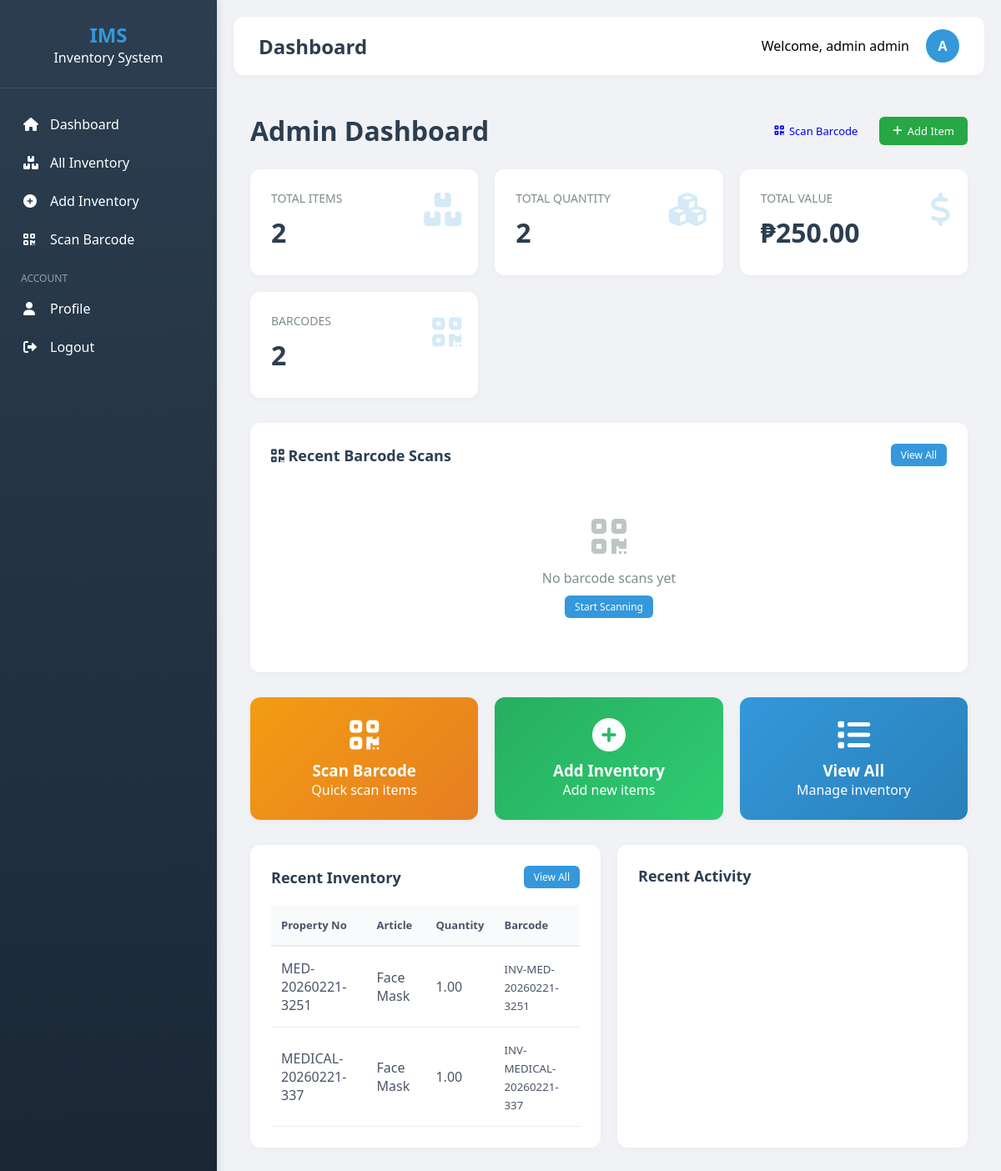
The app's page /admin/dashboard.php (signed in) with its own data.
### tables this page shows
CREATE TABLE `inventory` (
  `id` int(11) NOT NULL,
  `article_name` varchar(255) NOT NULL,
  `description` text DEFAULT NULL,
  `property_no` varchar(120) DEFAULT NULL,
  `uom` varchar(50) DEFAULT NULL,
  `qty_property_card` decimal(12,2) DEFAULT 0.00,
  `qty_physical_count` decimal(12,2) DEFAULT 0.00,
  `location_id` int(11) DEFAULT NULL,
  `condition_text` varchar(100) DEFAULT NULL,
  `remarks` text DEFAULT NULL,
  `certified_correct` text DEFAULT NULL,
  `approved_by` int(11) DEFAULT NULL,
  `verified_by` int(11) DEFAULT NULL,
  `section_id` int(11) DEFAULT NULL,
  `date_added` timestamp NOT NULL DEFAULT current_timestamp(),
  `date_updated` timestamp NULL DEFAULT NULL,
  `fund_cluster` varchar(50) DEFAULT NULL,
  `unit_value` decimal(12,2) DEFAULT 0.00,
  `equipment_id` int(11) DEFAULT 1,
  `type_equipment` varchar(50) DEFAULT '',
  `category` varchar(50) DEFAULT '',
  `allocate_to` int(11) DEFAULT NULL,
  `barcode_data` varchar(255) DEFAULT NULL,
  `barcode_image` longblob DEFAULT NULL
);

### includes/functions.php (called while the page is built, shortened)
<?php
require_once __DIR__ . '/../config/database.php';
function formatCurrency($amount) {
    return '₱' . number_format($amount, 2);
}
function getInventoryStats() {
    global $conn;
    $stats = [];
    $result = $conn->query("SELECT COUNT(*) as total FROM inventory");
    $stats['total_items'] = $result->fetch_assoc()['total'] ?? 0;
    $result = $conn->query("SELECT SUM(qty_physical_count) as total FROM inventory");
    $stats['total_quantity'] = $result->fetch_assoc()['total'] ?? 0;
    $result = $conn->query("SELECT SUM(qty_physical_count * unit_value) as total FROM inventory");
    $stats['total_value'] = $result->fetch_assoc()['total'] ?? 0;
    $result = $conn->query("SELECT i.*, d.name as location_name
                            FROM inventory i
                            LEFT JOIN departments d ON i.location_id = d.id
                            ORDER BY i.date_added DESC LIMIT 10");
    $stats['recent'] = [];
    while ($row = $result->fetch_assoc()) {
        $stats['recent'][] = $row;
    }
    return $stats;
}
?>

### admin/dashboard.php (the view, shortened to what this page needs)
<?php
require_once '../includes/header.php';
require_once '../includes/functions.php';
$stats = getInventoryStats();
$recent_scans = $conn->query("
    SELECT a.*, u.username, i.article_name, i.property_no
    FROM activity_log a
    LEFT JOIN users u ON a.user_id = u.id
    LEFT JOIN inventory i ON a.item_id = i.id
    WHERE a.action = 'scan'
    ORDER BY a.date_created DESC
    LIMIT 10
");
?>
<?php include '../includes/sidebar.php'; ?>
<div style="padding: 20px;">
    <div style="display: flex; justify-content: space-between; align-items: center; margin-bottom: 25px;">
        <h1 style="color: #2c3e50;">Admin Dashboard</h1>
        <div style="display: flex; gap: 10px;">
            <a href="../scan/index.php" class="btn btn-warning">
                <i class="fas fa-qrcode"></i> Scan Barcode
            </a>
            <a href="add_inventory.php" class="btn btn-success">
                <i class="fas fa-plus"></i> Add Item
            </a>
        </div>
    </div>
    <div class="stats-grid">
        <div class="stat-card">
            <div class="stat-icon"><i class="fas fa-boxes"></i></div>
            <div class="stat-title">Total Items</div>
            <div class="stat-value"><?php echo number_format($stats['total_items']); ?></div>
        </div>
        <div class="stat-card">
            <div class="stat-icon"><i class="fas fa-cubes"></i></div>
            <div class="stat-title">Total Quantity</div>
            <div class="stat-value"><?php echo number_format($stats['total_quantity']); ?></div>
        </div>
        <div class="stat-card">
            <div class="stat-icon"><i class="fas fa-dollar-sign"></i></div>
            <div class="stat-title">Total Value</div>
            <div class="stat-value"><?php echo formatCurrency($stats['total_value']); ?></div>
        </div>
        <div class="stat-card">
            <div class="stat-icon"><i class="fas fa-qrcode"></i></div>
            <div class="stat-title">Barcodes</div>
            <div class="stat-value">
                <?php
                $barcodes = $conn->query("SELECT COUNT(*) as count FROM inventory WHERE barcode_data IS NOT NULL")->fetch_assoc()['count'];
                echo $barcodes;
                ?>
            </div>
        </div>
    </div>
    <div class="table-container">
        <div class="table-header">
            <h3 class="table-title"><i class="fas fa-qrcode"></i> Recent Barcode Scans</h3>
            <a href="../scan/history.php" class="btn btn-primary btn-sm">View All</a>
        </div>
        <?php if ($recent_scans && $recent_scans->num_rows > 0): ?>
            <table>
                <thead>
                    <tr>
                        <th>Date/Time</th>
                        <th>User</th>
                        <th>Item Scanned</th>
                        <th>Property No</th>
                        <th>Action</th>
                    </tr>
                </thead>
                <tbody>
                    <?php while ($scan = $recent_scans->fetch_assoc()): ?>
                    <tr>
                        <td><?php echo date('M d, H:i A', strtotime($scan['date_created'])); ?></td>
                        <td><?php echo htmlspecialchars($scan['username'] ?? 'Unknown'); ?></td>
                        <td>
                            <?php if ($scan['item_id']): ?>
                                <a href="../admin/view_inventory.php?id=<?php echo $scan['item_id']; ?>">
                                    <?php echo htmlspecialchars($scan['article_name'] ?? 'Item #' . $scan['item_id']); ?>
                                </a>
                            <?php else: ?>
                                Unknown Item
                            <?php endif; ?>
                        </td>
                        <td><?php echo htmlspecialchars($scan['property_no'] ?? 'N/A'); ?></td>
                        <td>
                            <a href="../scan/index.php?barcode=<?php echo urlencode($scan['details']); ?>" class="btn btn-info btn-sm">
                                <i class="fas fa-sync"></i> Rescan
                            </a>
                        </td>
                    </tr>
                    <?php endwhile; ?>
                </tbody>
            </table>
        <?php else: ?>
            <p style="text-align: center; color: #7f8c8d; padding: 40px;">
                <i class="fas fa-qrcode" style="font-size: 48px; display: block; margin-bottom: 15px; opacity: 0.5;"></i>
                No barcode scans yet<br>
                <a href="../scan/index.php" class="btn btn-primary btn-sm" style="margin-top: 10px;">Start Scanning</a>
            </p>
        <?php endif; ?>
    </div>
    <div class="stats-grid" style="grid-template-columns: repeat(3, 1fr);">
        <a href="../scan/index.php" style="text-decoration: none;">
            <div class="stat-card" style="text-align: center; background: linear-gradient(135deg, #f39c12, #e67e22); color: white;">
                <i class="fas fa-qrcode" style="font-size: 40px; margin-bottom: 10px;"></i>
                <h3>Scan Barcode</h3>
                <p>Quick scan items</p>
            </div>
        </a>
        <a href="add_inventory.php" style="text-decoration: none;">
            <div class="stat-card" style="text-align: center; background: linear-gradient(135deg, #27ae60, #2ecc71); color: white;">
                <i class="fas fa-plus-circle" style="font-size: 40px; margin-bottom: 10px;"></i>
                <h3>Add Inventory</h3>
                <p>Add new items</p>
            </div>
        </a>
        <a href="inventory.php" style="text-decoration: none;">
            <div class="stat-card" style="text-align: center; background: linear-gradient(135deg, #3498db, #2980b9); color: white;">
                <i class="fas fa-list" style="font-size: 40px; margin-bottom: 10px;"></i>
                <h3>View All</h3>
                <p>Manage inventory</p>
            </div>
        </a>
    </div>
    <div style="display: grid; grid-template-columns: 1fr 1fr; gap: 20px; margin-top: 20px;">
        <div class="table-container">
            <div class="table-header">
                <h3 class="table-title">Recent Inventory</h3>
                <a href="inventory.php" class="btn btn-primary btn-sm">View All</a>
            </div>
            <table>
                <thead>
                    <tr>
                        <th>Property No</th>
                        <th>Article</th>
                        <th>Quantity</th>
                        <th>Barcode</th>
                    </tr>
                </thead>
                <tbody>
                    <?php foreach (array_slice($stats['recent'], 0, 5) as $item): ?>
                    <tr>
                        <td><?php echo htmlspecialchars($item['property_no']); ?></td>
                        <td><?php echo htmlspecialchars($item['article_name'] ?: $item['description']); ?></td>
                        <td><?php echo $item['qty_physical_count']; ?></td>
                        <td><small><?php echo htmlspecialchars($item['barcode_data']); ?></small></td>
                    </tr>
                    <?php endforeach; ?>
                </tbody>
            </table>
        </div>
        <div class="table-container">
            <div class="table-header">
                <h3 class="table-title">Recent Activity</h3>
            </div>
        </div>
    </div>
</div>
<?php include '../includes/footer.php'; ?>

### assets/css/style.css (style rules this page uses)
* { margin: 0; padding: 0; box-sizing: border-box; font-family: 'Segoe UI', Tahoma, Geneva, Verdana, sans-serif; }
body { background-color: #f0f2f5; display: flex; height: 100vh; overflow: hidden; }
.stats-grid { display: grid; grid-template-columns: repeat(auto-fit, minmax(240px, 1fr)); gap: 20px; margin-bottom: 30px; }
.stat-card { background: #fff; padding: 25px; border-radius: 12px; box-shadow: 0 2px 10px rgba(0,0,0,0.03); position: relative; }
.stat-icon { position: absolute; right: 20px; top: 20px; font-size: 40px; color: #3498db; opacity: 0.2; }
.stat-title { color: #7f8c8d; font-size: 14px; margin-bottom: 10px; text-transform: uppercase; }
.stat-value { font-size: 32px; font-weight: 700; color: #2c3e50; margin-bottom: 5px; }
.table-container { background: #fff; border-radius: 12px; padding: 25px; box-shadow: 0 2px 10px rgba(0,0,0,0.03); margin-bottom: 30px; }
.table-header { display: flex; justify-content: space-between; align-items: center; margin-bottom: 20px; }
.table-title { font-size: 18px; font-weight: 600; color: #2c3e50; }
table { width: 100%; border-collapse: collapse; }
th { text-align: left; padding: 15px 12px; background: #f8fafc; color: #4a5568; font-weight: 600; font-size: 13px; border-bottom: 2px solid #e9ecef; }
td { padding: 15px 12px; border-bottom: 1px solid #e9ecef; color: #4a5568; }
.btn { padding: 8px 16px; border: none; border-radius: 6px; cursor: pointer; font-size: 13px; font-weight: 500; text-decoration: none; display: inline-flex; align-items: center; gap: 6px; }
.btn-primary { background: #3498db; color: #fff; }
.btn-success { background: #28a745; color: #fff; }
.btn-sm { padding: 5px 12px; font-size: 12px; }

### records on screen
inventory: property_no "MED-20260221-3251", article_name "Face Mask", qty_physical_count "1.00", barcode_data "INV-MED-20260221-3251"
inventory: property_no "MEDICAL-20260221-337", article_name "Face Mask", qty_physical_count "1.00", barcode_data "INV-MEDICAL-20260221-337"

### other values on screen
str_replace('_', ' ', $page) "Dashboard"
$_SESSION['fullname'] "admin admin"
substr($_SESSION['username'] ?? 'U', 0, 1) "A"
$stats['total_items'] "2"
$stats['total_quantity'] "2"
formatCurrency($stats['total_value']) "₱250.00"
$barcodes "2"
